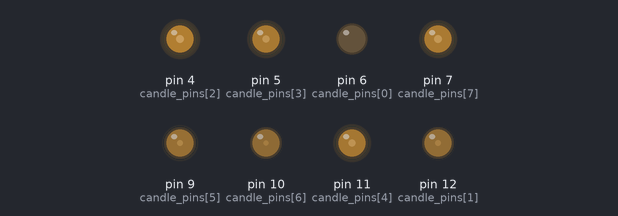
This sketch was run on a simulated Arduino Uno, built with avr-gcc and run on an emulated ATmega328P. Shown: output pins drawn as LEDs (lit = HIGH). Random numbers use the default seed unless the sketch sets one; what the sketch prints to the serial monitor is not drawn.

Above: at 0.15 s.
Timing chart, 0 to 36.4 s (numbered marks = the images above):
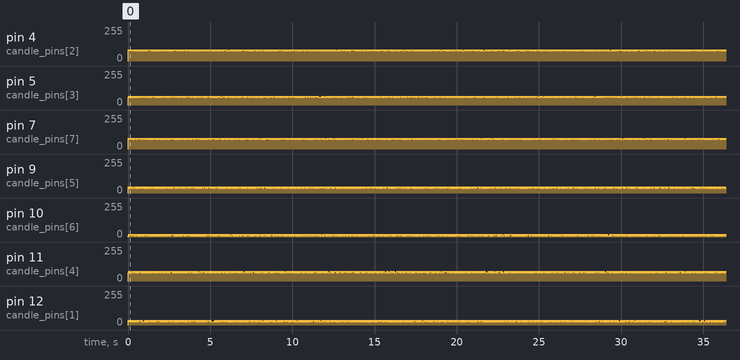

The sketch:

sketch.ino
```cpp
// #include "RunPeriodically.h"
#include "SoftPWM.h"

const int candle_pins_len = 8;
int candle_pins[8] = {6, 12, 4, 5, 11, 9, 10, 7};
float candle_lums[8] = {0, 0, 0, 0, 0, 0, 0, 0};
// int candles_time_on[8] = {0, 0, 0, 0, 0, 0, 0, 0};
// int candles_time_last_t = 0;

void setup() {
  Serial.begin(9600);

  SoftPWMBegin();

  for (int i = 0; i < candle_pins_len; i++) {
    pinMode(candle_pins[i], OUTPUT);
    candle_lums[i] = frand();
    // candle_lums[i] = 1;
  }

  print_lums();
  // candles_time_last_t = millis();
}

void loop() {
  // Serial.println("loop");
  // delay(1);
  // runPeriodically(draw_candles, 50);
  draw_candles();
  fade_candles();
  // time_count_candles();
}

void draw_candles() {
  for (int i = 0; i < candle_pins_len; i++) {
    // digitalWrite(candle_pins[i], lum_map(frand()) < candle_lums[i]);

    SoftPWMSet(candle_pins[i], wiggle(lum_map(candle_lums[i]), 0.05) * 100);

    // analogWrite(candle_pins[i], candle_lums[i] * 128);

    // if (candles_time_on[i] > 1000 * candle_lums[i]) {
    //   candles_time_on[i] = 0;
    //   digitalWrite(candle_pins[i], !digitalRead(candle_pins[i]));
    // }
  }
}

// void time_count_candles() {
//   int step = millis() - candles_time_last_t;
//   candles_time_last_t = millis();
//   for (int i = 0; i < candle_pins_len; i++) {
//     candles_time_on[i] += step;
//   }
// }

void fade_candles() {
  for (int i = 0; i < candle_pins_len; i++) {
    candle_lums[i] -= 0.0000001;
    candle_lums[i] = fmax(0, candle_lums[i]);
  }
}

void print_lums() {
  Serial.println("lums ->");
  for (int i = 0; i < candle_pins_len; i++) {
    Serial.println(candle_lums[i]);
  }
}

float lum_map(float lv) {
  // return lv * lv * lv;
  return sqrt(lv);
}

float wiggle(float n, float var) {
  n += (((random() % 2) * 2) - 2) * var;
  n = max(0, min(n, 1));
  return n;
}

float frand() {
  return random() / 2147483647.;
}
```
